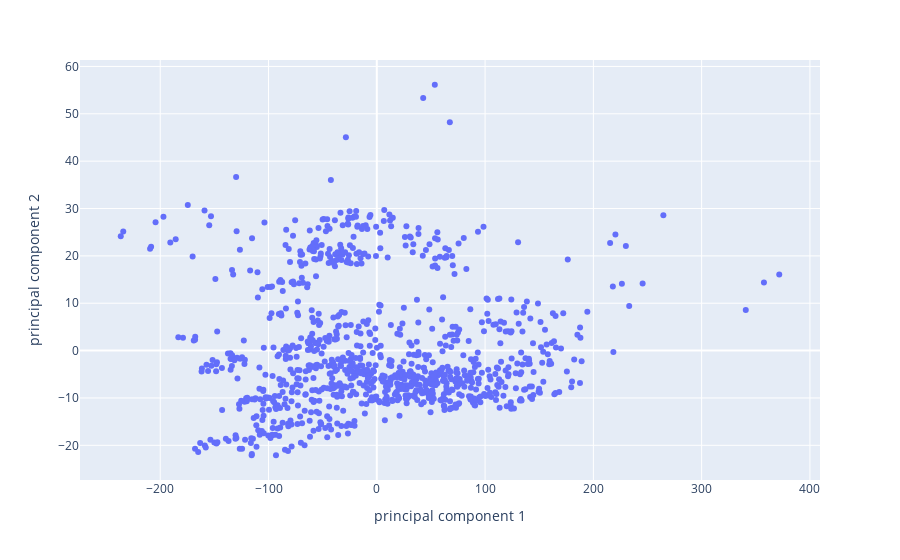

Notebook cell for this chart:
### Code cell
from sklearn.decomposition import PCA
import plotly.express as px

# Perform PCA with n_components=2
pca = PCA(n_components=2)
principalComponents = pca.fit_transform(df_new)

# Create a DataFrame with the principal components
df_pca = pd.DataFrame(data = principalComponents, columns = ['principal component 1', 'principal component 2'])

# Plot the principal components using plotly
fig = px.scatter(df_pca, x='principal component 1', y='principal component 2')
fig.show()

### Figure 1 — Plotly figure (JSON) as saved in the notebook; plotly's stock layout.template omitted (floating-point values rounded to 4 significant figures; data arrays with more than 128 entries replaced by an {"elided": "..."} marker saying what was removed)
{"data": [{"hovertemplate": "principal component 1=%{x}<br>principal component 2=%{y}<extra></extra>", "legendgroup": "", "marker": {"color": "#636efa", "symbol": "circle"}, "mode": "markers", "name": "", "orientation": "v", "showlegend": false, "type": "scatter", "x": {"elided": "992 float values"}, "xaxis": "x", "y": {"elided": "992 float values"}, "yaxis": "y"}], "layout": {"legend": {"tracegroupgap": 0}, "margin": {"t": 60}, "xaxis": {"anchor": "y", "domain": [0, 1], "title": {"text": "principal component 1"}}, "yaxis": {"anchor": "x", "domain": [0, 1], "title": {"text": "principal component 2"}}}}
